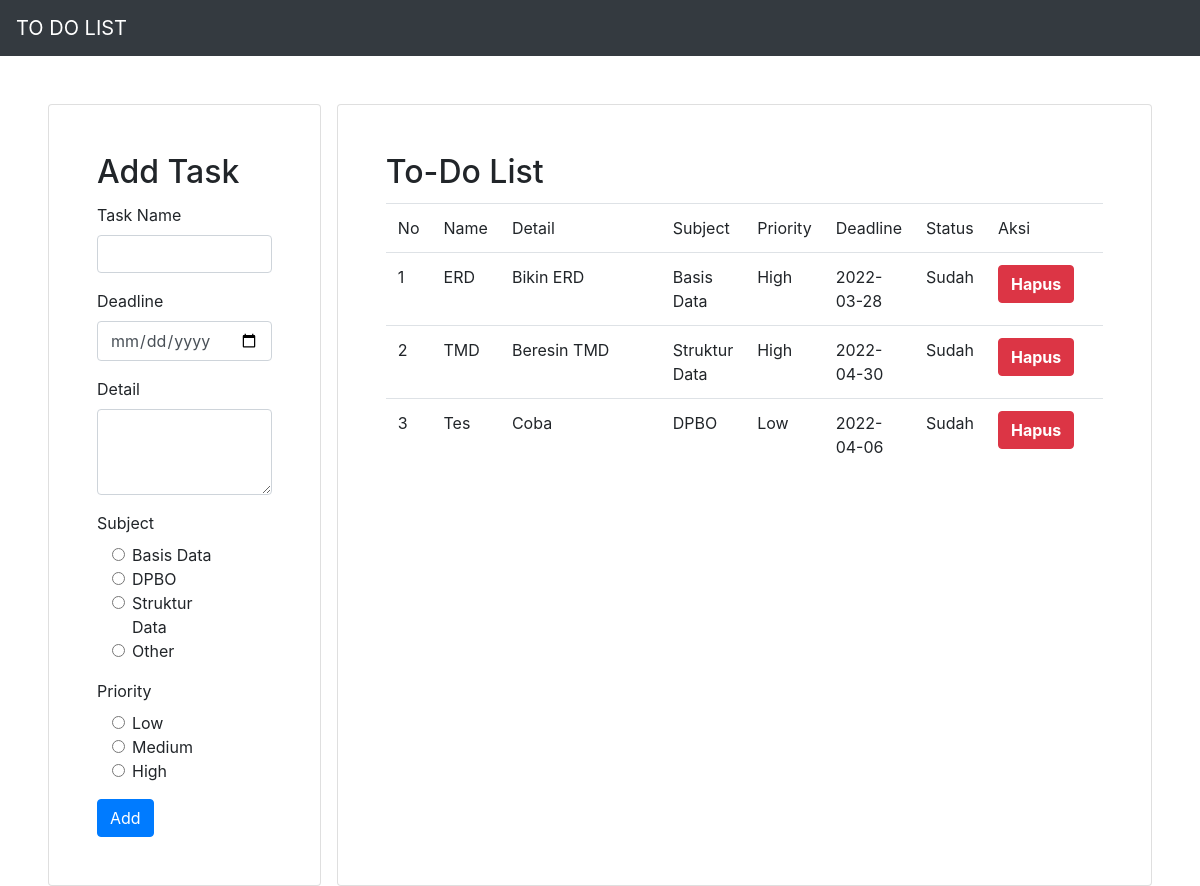
The page / on the database its author committed.
### tables this page shows
CREATE TABLE `tb_to_do` (
  `id` int(10) NOT NULL,
  `name_td` varchar(255) NOT NULL,
  `details_td` text NOT NULL,
  `subject_td` varchar(255) NOT NULL,
  `priority_td` varchar(255) NOT NULL,
  `deadline_td` date NOT NULL,
  `status_td` varchar(255) NOT NULL
);

### conf.php (called while the page is built)
<?php
    $db_host = "localhost";
    $db_user = "root";
    $db_password = "";
    $db_name = "db_task";
?>

### DB.php (called while the page is built, shortened)
<?php
class DB{
	var $db_host = '';
	var $db_user = '';
	var $db_password = '';
	var $db_name = '';
	var $db_link = '';
	var $result = 0;
	function DB($db_host='', $db_user='', $db_password='', $db_name=''){
		$this->db_host = $db_host;
		$this->db_user = $db_user;
		$this->db_password = $db_password;
		$this->db_name = $db_name;
	}
	function open(){
		$this->db_link = mysqli_connect($this->db_host, $this->db_user, $this->db_password, $this->db_name);
	}
	function execute($query=""){
		$this->result = mysqli_query($this->db_link, $query);
		return $this->result;
	}
	function getResult(){
		return mysqli_fetch_array($this->result);
	}
}
?>

### Task.php (called while the page is built, shortened)
<?php
class Task extends DB
{
	function getTask()
	{
		$query = "SELECT * FROM tb_to_do";
		return $this->execute($query);
	}
}

### index.php (the view, shortened to what this page needs)
<?php
include("conf.php");
include("DB.php");
include("Task.php");
include("Template.php");
$otask = new Task($db_host, $db_user, $db_password, $db_name);
$otask->open();
$otask->getTask();
$data = null;
$no = 1;
while (list($id, $tname, $tdetails, $tsubject, $tpriority, $tdeadline, $tstatus) = $otask->getResult()) {
	if ($tstatus == "Sudah") {
		$data .= "<tr>
			<td>" . $no . "</td>
			<td>" . $tname . "</td>
			<td>" . $tdetails . "</td>
			<td>" . $tsubject . "</td>
			<td>" . $tpriority . "</td>
			<td>" . $tdeadline . "</td>
			<td>" . $tstatus . "</td>
			<td>
			<button name='delete' class='btn btn-danger'><a href='index.php?id_hapus=" . $id . "' style='color: white; font-weight: bold;'>Hapus</a></button>
			</td>
			</tr>";
		$no++;
	}
}

### Template.php (shortened to what this page needs)
<?php
class Template
{
	var $content = '';
	function __construct($filename = '')
	{
		$this->content = implode('', @file($filename));
	}
	function clear()
	{
		$this->content = preg_replace("/DATA_[A-Z|_|0-9]+/", "", $this->content);
	}
	function write()
	{
		print $this->content;
	}
	function replace($old = '', $new = '')
	{
		if (is_int($new)) {
			$value = sprintf("%d", $new);
		} elseif (is_float($new)) {
			$value = sprintf("%f", $new);
		} elseif (is_array($new)) {
			$value = '';
			foreach ($new as $item) {
				$value .= $item . '';
			}
		} else {
			$value = $new;
		}
		$this->content = preg_replace("/$old/",  $value, $this->content);
	}
}

### rows shown on the page
tb_to_do: name_td "ERD", details_td "Bikin ERD", subject_td "Basis Data", priority_td "High", deadline_td "2022-03-28", status_td "Sudah"
tb_to_do: name_td "TMD", details_td "Beresin TMD", subject_td "Struktur Data", priority_td "High", deadline_td "2022-04-30", status_td "Sudah"
tb_to_do: name_td "Tes", details_td "Coba", subject_td "DPBO", priority_td "Low", deadline_td "2022-04-06", status_td "Sudah"
